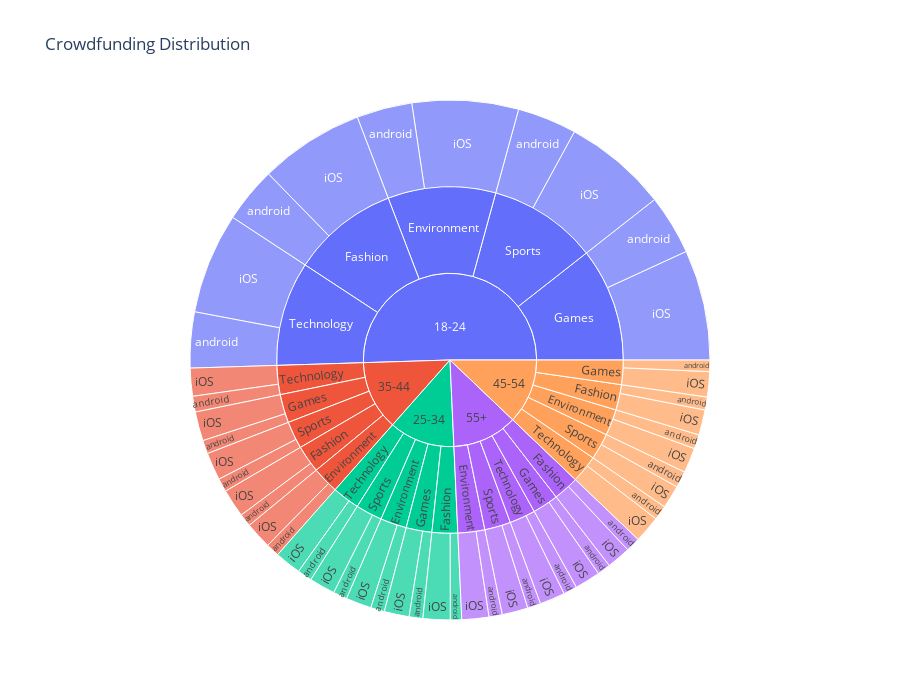

The cell this chart's notebook holds for it:
### Markdown cell above
### 4. Single Visualization to summarize the above findings

### Code cell
df_top = df[['age', 'category', 'device', 'amount']].groupby(['age', 'category', 'device']).sum().sort_values(by='amount', ascending=False).reset_index()
px.sunburst(df_top, path=['age', 'category', 'device'], title='Crowdfunding Distribution', values='amount', height=700)

### Figure 1 — Plotly figure (JSON) as saved in the notebook; plotly's stock layout.template omitted (floating-point values rounded to 4 significant figures)
{"data": [{"branchvalues": "total", "domain": {"x": [0, 1], "y": [0, 1]}, "hovertemplate": "labels=%{label}<br>amount=%{value}<br>parent=%{parent}<br>id=%{id}<extra></extra>", "ids": ["18-24/Environment/android", "25-34/Environment/android", "35-44/Environment/android", "45-54/Environment/android", "55+/Environment/android", "18-24/Fashion/android", "25-34/Fashion/android", "35-44/Fashion/android", "45-54/Fashion/android", "55+/Fashion/android", "18-24/Games/android", "25-34/Games/android", "35-44/Games/android", "45-54/Games/android", "55+/Games/android", "18-24/Sports/android", "25-34/Sports/android", "35-44/Sports/android", "45-54/Sports/android", "55+/Sports/android", "18-24/Technology/android", "25-34/Technology/android", "35-44/Technology/android", "45-54/Technology/android", "55+/Technology/android", "18-24/Environment/iOS", "25-34/Environment/iOS", "35-44/Environment/iOS", "45-54/Environment/iOS", "55+/Environment/iOS", "18-24/Fashion/iOS", "25-34/Fashion/iOS", "35-44/Fashion/iOS", "45-54/Fashion/iOS", "55+/Fashion/iOS", "18-24/Games/iOS", "25-34/Games/iOS", "35-44/Games/iOS", "45-54/Games/iOS", "55+/Games/iOS", "18-24/Sports/iOS", "25-34/Sports/iOS", "35-44/Sports/iOS", "45-54/Sports/iOS", "55+/Sports/iOS", "18-24/Technology/iOS", "25-34/Technology/iOS", "35-44/Technology/iOS", "45-54/Technology/iOS", "55+/Technology/iOS", "18-24/Environment", "25-34/Environment", "35-44/Environment", "45-54/Environment", "55+/Environment", "18-24/Fashion", "25-34/Fashion", "35-44/Fashion", "45-54/Fashion", "55+/Fashion", "18-24/Games", "25-34/Games", "35-44/Games", "45-54/Games", "55+/Games", "18-24/Sports", "25-34/Sports", "35-44/Sports", "45-54/Sports", "55+/Sports", "18-24/Technology", "25-34/Technology", "35-44/Technology", "45-54/Technology", "55+/Technology", "18-24", "25-34", "35-44", "45-54", "55+"], "labels": ["android", "android", "android", "android", "android", "android", "android", "android", "android", "android", "android", "android", "android", "android", "android", "android", "android", "android", "android", "android", "android", "android", "android", "android", "android", "iOS", "iOS", "iOS", "iOS", "iOS", "iOS", "iOS", "iOS", "iOS", "iOS", "iOS", "iOS", "iOS", "iOS", "iOS", "iOS", "iOS", "iOS", "iOS", "iOS", "iOS", "iOS", "iOS", "iOS", "iOS", "Environment", "Environment", "Environment", "Environment", "Environment", "Fashion", "Fashion", "Fashion", "Fashion", "Fashion", "Games", "Games", "Games", "Games", "Games", "Sports", "Sports", "Sports", "Sports", "Sports", "Technology", "Technology", "Technology", "Technology", "Technology", "18-24", "25-34", "35-44", "45-54", "55+"], "name": "", "parents": ["18-24/Environment", "25-34/Environment", "35-44/Environment", "45-54/Environment", "55+/Environment", "18-24/Fashion", "25-34/Fashion", "35-44/Fashion", "45-54/Fashion", "55+/Fashion", "18-24/Games", "25-34/Games", "35-44/Games", "45-54/Games", "55+/Games", "18-24/Sports", "25-34/Sports", "35-44/Sports", "45-54/Sports", "55+/Sports", "18-24/Technology", "25-34/Technology", "35-44/Technology", "45-54/Technology", "55+/Technology", "18-24/Environment", "25-34/Environment", "35-44/Environment", "45-54/Environment", "55+/Environment", "18-24/Fashion", "25-34/Fashion", "35-44/Fashion", "45-54/Fashion", "55+/Fashion", "18-24/Games", "25-34/Games", "35-44/Games", "45-54/Games", "55+/Games", "18-24/Sports", "25-34/Sports", "35-44/Sports", "45-54/Sports", "55+/Sports", "18-24/Technology", "25-34/Technology", "35-44/Technology", "45-54/Technology", "55+/Technology", "18-24", "25-34", "35-44", "45-54", "55+", "18-24", "25-34", "35-44", "45-54", "55+", "18-24", "25-34", "35-44", "45-54", "55+", "18-24", "25-34", "35-44", "45-54", "55+", "18-24", "25-34", "35-44", "45-54", "55+", "", "", "", "", ""], "type": "sunburst", "values": [28093, 6989, 6821, 7185, 6711, 28137, 5708, 6528, 6569, 7312, 30354, 6916, 6852, 5812, 6709, 30026, 7043, 6820, 8337, 6722, 28230, 7405, 7959, 7381, 6926, 53769, 12929, 13537, 12659, 13683, 52913, 13745, 14246, 12742, 12052, 55820, 12609, 14724, 12726, 12961, 52700, 13102, 13971, 11705, 13102, 51035, 13317, 14139, 13579, 12760, 81862, 19918, 20358, 19844, 20394, 81050, 19453, 20774, 19311, 19364, 86174, 19525, 21576, 18538, 19670, 82726, 20145, 20791, 20042, 19824, 79265, 20722, 22098, 20960, 19686, 411077, 99763, 105597, 98695, 98938]}], "layout": {"height": 700, "legend": {"tracegroupgap": 0}, "title": {"text": "Crowdfunding Distribution"}}}
